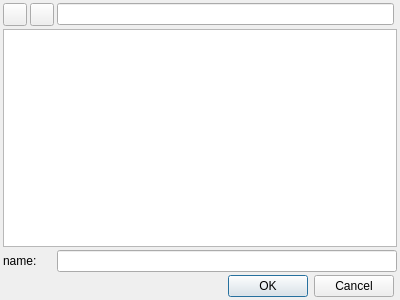
<?xml version="1.0" encoding="UTF-8"?>
<ui version="4.0">
 <class>CDeviceFileDialog</class>
 <widget class="QDialog" name="CDeviceFileDialog">
  <property name="geometry">
   <rect>
    <x>0</x>
    <y>0</y>
    <width>400</width>
    <height>300</height>
   </rect>
  </property>
  <property name="windowTitle">
   <string>Dialog</string>
  </property>
  <layout class="QGridLayout" name="gridLayout">
   <property name="leftMargin">
    <number>3</number>
   </property>
   <property name="topMargin">
    <number>3</number>
   </property>
   <property name="rightMargin">
    <number>3</number>
   </property>
   <property name="bottomMargin">
    <number>3</number>
   </property>
   <property name="spacing">
    <number>3</number>
   </property>
   <item row="0" column="1">
    <widget class="QToolButton" name="nextToolButton">
     <property name="text">
      <string/>
     </property>
    </widget>
   </item>
   <item row="0" column="0">
    <widget class="QToolButton" name="prevToolButton">
     <property name="text">
      <string/>
     </property>
    </widget>
   </item>
   <item row="0" column="2">
    <widget class="QLineEdit" name="pathLineEdit"/>
   </item>
   <item row="3" column="2">
    <widget class="QDialogButtonBox" name="buttonBox">
     <property name="orientation">
      <enum>Qt::Horizontal</enum>
     </property>
     <property name="standardButtons">
      <set>QDialogButtonBox::Cancel|QDialogButtonBox::Ok</set>
     </property>
    </widget>
   </item>
   <item row="1" column="0" colspan="4">
    <widget class="QTableWidget" name="fileTableWidget">
     <property name="editTriggers">
      <set>QAbstractItemView::NoEditTriggers</set>
     </property>
     <attribute name="horizontalHeaderVisible">
      <bool>true</bool>
     </attribute>
     <attribute name="verticalHeaderVisible">
      <bool>false</bool>
     </attribute>
    </widget>
   </item>
   <item row="2" column="0" colspan="2">
    <widget class="QLabel" name="label">
     <property name="text">
      <string>name: </string>
     </property>
    </widget>
   </item>
   <item row="2" column="2" colspan="2">
    <widget class="QLineEdit" name="nameLineEdit">
     <property name="clearButtonEnabled">
      <bool>true</bool>
     </property>
    </widget>
   </item>
  </layout>
 </widget>
 <resources/>
 <connections>
  <connection>
   <sender>buttonBox</sender>
   <signal>accepted()</signal>
   <receiver>CDeviceFileDialog</receiver>
   <slot>accept()</slot>
   <hints>
    <hint type="sourcelabel">
     <x>248</x>
     <y>254</y>
    </hint>
    <hint type="destinationlabel">
     <x>157</x>
     <y>274</y>
    </hint>
   </hints>
  </connection>
  <connection>
   <sender>buttonBox</sender>
   <signal>rejected()</signal>
   <receiver>CDeviceFileDialog</receiver>
   <slot>reject()</slot>
   <hints>
    <hint type="sourcelabel">
     <x>316</x>
     <y>260</y>
    </hint>
    <hint type="destinationlabel">
     <x>286</x>
     <y>274</y>
    </hint>
   </hints>
  </connection>
 </connections>
</ui>
